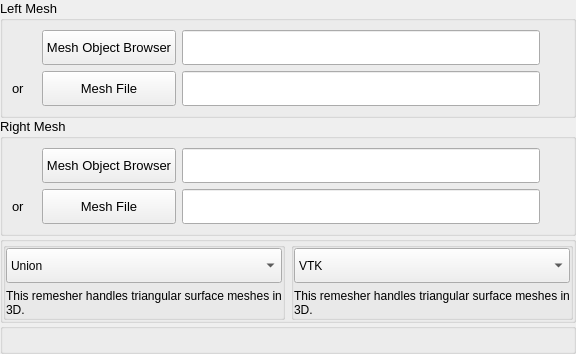
       <widget class="QWidget" name="boolean">
        <attribute name="title">
         <string>Boolean</string>
        </attribute>
        <layout class="QVBoxLayout" name="verticalLayout" stretch="2,2,1,4">
         <property name="spacing">
          <number>0</number>
         </property>
         <property name="leftMargin">
          <number>0</number>
         </property>
         <property name="topMargin">
          <number>0</number>
         </property>
         <property name="rightMargin">
          <number>0</number>
         </property>
         <property name="bottomMargin">
          <number>0</number>
         </property>
         <item>
          <widget class="QGroupBox" name="groupBox_10">
           <property name="enabled">
            <bool>true</bool>
           </property>
           <property name="sizePolicy">
            <sizepolicy hsizetype="Expanding" vsizetype="Expanding">
             <horstretch>1</horstretch>
             <verstretch>1</verstretch>
            </sizepolicy>
           </property>
           <property name="sizeIncrement">
            <size>
             <width>0</width>
             <height>0</height>
            </size>
           </property>
           <property name="font">
            <font>
             <pointsize>10</pointsize>
            </font>
           </property>
           <property name="mouseTracking">
            <bool>true</bool>
           </property>
           <property name="autoFillBackground">
            <bool>false</bool>
           </property>
           <property name="title">
            <string>Left Mesh</string>
           </property>
           <layout class="QGridLayout" name="gridLayout_17" rowstretch="0,0" columnstretch="1,2,15,1">
            <property name="sizeConstraint">
             <enum>QLayout::SetDefaultConstraint</enum>
            </property>
            <property name="bottomMargin">
             <number>9</number>
            </property>
            <property name="verticalSpacing">
             <number>6</number>
            </property>
            <item row="1" column="1">
             <widget class="QPushButton" name="PB_MeshFile_L">
              <property name="sizePolicy">
               <sizepolicy hsizetype="Minimum" vsizetype="Fixed">
                <horstretch>1</horstretch>
                <verstretch>0</verstretch>
               </sizepolicy>
              </property>
              <property name="minimumSize">
               <size>
                <width>0</width>
                <height>35</height>
               </size>
              </property>
              <property name="font">
               <font>
                <pointsize>10</pointsize>
               </font>
              </property>
              <property name="text">
               <string>Mesh File</string>
              </property>
              <property name="iconSize">
               <size>
                <width>18</width>
                <height>18</height>
               </size>
              </property>
             </widget>
            </item>
            <item row="0" column="2">
             <widget class="QLineEdit" name="LE_MeshSmesh_L">
              <property name="minimumSize">
               <size>
                <width>0</width>
                <height>35</height>
               </size>
              </property>
              <property name="font">
               <font>
                <pointsize>10</pointsize>
               </font>
              </property>
             </widget>
            </item>
            <item row="0" column="3">
             <spacer name="horizontalSpacer_8">
              <property name="orientation">
               <enum>Qt::Horizontal</enum>
              </property>
              <property name="sizeHint" stdset="0">
               <size>
                <width>40</width>
                <height>20</height>
               </size>
              </property>
             </spacer>
            </item>
            <item row="1" column="3">
             <spacer name="horizontalSpacer_14">
              <property name="orientation">
               <enum>Qt::Horizontal</enum>
              </property>
              <property name="sizeHint" stdset="0">
               <size>
                <width>40</width>
                <height>20</height>
               </size>
              </property>
             </spacer>
            </item>
            <item row="1" column="2">
             <widget class="QLineEdit" name="LE_MeshFile_L">
              <property name="sizePolicy">
               <sizepolicy hsizetype="Expanding" vsizetype="Fixed">
                <horstretch>1</horstretch>
                <verstretch>0</verstretch>
               </sizepolicy>
              </property>
              <property name="minimumSize">
               <size>
                <width>0</width>
                <height>35</height>
               </size>
              </property>
              <property name="font">
               <font>
                <pointsize>10</pointsize>
               </font>
              </property>
             </widget>
            </item>
            <item row="0" column="1">
             <widget class="QPushButton" name="PB_MeshSmesh_L">
              <property name="sizePolicy">
               <sizepolicy hsizetype="Minimum" vsizetype="Fixed">
                <horstretch>1</horstretch>
                <verstretch>0</verstretch>
               </sizepolicy>
              </property>
              <property name="minimumSize">
               <size>
                <width>0</width>
                <height>35</height>
               </size>
              </property>
              <property name="text">
               <string>Mesh Object Browser</string>
              </property>
              <property name="iconSize">
               <size>
                <width>18</width>
                <height>18</height>
               </size>
              </property>
              <property name="checkable">
               <bool>false</bool>
              </property>
             </widget>
            </item>
            <item row="1" column="0">
             <widget class="QLabel" name="label_23">
              <property name="sizePolicy">
               <sizepolicy hsizetype="Expanding" vsizetype="Preferred">
                <horstretch>0</horstretch>
                <verstretch>0</verstretch>
               </sizepolicy>
              </property>
              <property name="text">
               <string>or</string>
              </property>
             </widget>
            </item>
           </layout>
          </widget>
         </item>
         <item>
          <widget class="QGroupBox" name="groupBox_11">
           <property name="enabled">
            <bool>true</bool>
           </property>
           <property name="sizePolicy">
            <sizepolicy hsizetype="Expanding" vsizetype="Expanding">
             <horstretch>1</horstretch>
             <verstretch>1</verstretch>
            </sizepolicy>
           </property>
           <property name="sizeIncrement">
            <size>
             <width>0</width>
             <height>0</height>
            </size>
           </property>
           <property name="font">
            <font>
             <pointsize>10</pointsize>
            </font>
           </property>
           <property name="mouseTracking">
            <bool>true</bool>
           </property>
           <property name="autoFillBackground">
            <bool>false</bool>
           </property>
           <property name="title">
            <string>Right Mesh</string>
           </property>
           <layout class="QGridLayout" name="gridLayout_19" rowstretch="0,0" columnstretch="1,2,15,1">
            <property name="sizeConstraint">
             <enum>QLayout::SetDefaultConstraint</enum>
            </property>
            <property name="bottomMargin">
             <number>9</number>
            </property>
            <property name="verticalSpacing">
             <number>6</number>
            </property>
            <item row="1" column="2">
             <widget class="QLineEdit" name="LE_MeshFile_R">
              <property name="sizePolicy">
               <sizepolicy hsizetype="Expanding" vsizetype="Fixed">
                <horstretch>1</horstretch>
                <verstretch>0</verstretch>
               </sizepolicy>
              </property>
              <property name="minimumSize">
               <size>
                <width>0</width>
                <height>35</height>
               </size>
              </property>
              <property name="font">
               <font>
                <pointsize>10</pointsize>
               </font>
              </property>
             </widget>
            </item>
            <item row="0" column="3">
             <spacer name="horizontalSpacer_10">
              <property name="orientation">
               <enum>Qt::Horizontal</enum>
              </property>
              <property name="sizeHint" stdset="0">
               <size>
                <width>40</width>
                <height>20</height>
               </size>
              </property>
             </spacer>
            </item>
            <item row="0" column="1">
             <widget class="QPushButton" name="PB_MeshSmesh_R">
              <property name="sizePolicy">
               <sizepolicy hsizetype="Minimum" vsizetype="Fixed">
                <horstretch>1</horstretch>
                <verstretch>0</verstretch>
               </sizepolicy>
              </property>
              <property name="minimumSize">
               <size>
                <width>0</width>
                <height>35</height>
               </size>
              </property>
              <property name="text">
               <string>Mesh Object Browser</string>
              </property>
              <property name="iconSize">
               <size>
                <width>18</width>
                <height>18</height>
               </size>
              </property>
              <property name="checkable">
               <bool>false</bool>
              </property>
             </widget>
            </item>
            <item row="1" column="3">
             <spacer name="horizontalSpacer_18">
              <property name="orientation">
               <enum>Qt::Horizontal</enum>
              </property>
              <property name="sizeHint" stdset="0">
               <size>
                <width>40</width>
                <height>20</height>
               </size>
              </property>
             </spacer>
            </item>
            <item row="1" column="1">
             <widget class="QPushButton" name="PB_MeshFile_R">
              <property name="sizePolicy">
               <sizepolicy hsizetype="Minimum" vsizetype="Fixed">
                <horstretch>1</horstretch>
                <verstretch>0</verstretch>
               </sizepolicy>
              </property>
              <property name="minimumSize">
               <size>
                <width>0</width>
                <height>35</height>
               </size>
              </property>
              <property name="font">
               <font>
                <pointsize>10</pointsize>
               </font>
              </property>
              <property name="text">
               <string>Mesh File</string>
              </property>
              <property name="iconSize">
               <size>
                <width>18</width>
                <height>18</height>
               </size>
              </property>
             </widget>
            </item>
            <item row="1" column="0">
             <widget class="QLabel" name="label_25">
              <property name="sizePolicy">
               <sizepolicy hsizetype="Expanding" vsizetype="Preferred">
                <horstretch>0</horstretch>
                <verstretch>0</verstretch>
               </sizepolicy>
              </property>
              <property name="text">
               <string>or</string>
              </property>
             </widget>
            </item>
            <item row="0" column="2">
             <widget class="QLineEdit" name="LE_MeshSmesh_R">
              <property name="minimumSize">
               <size>
                <width>0</width>
                <height>35</height>
               </size>
              </property>
              <property name="font">
               <font>
                <pointsize>10</pointsize>
               </font>
              </property>
             </widget>
            </item>
           </layout>
          </widget>
         </item>
         <item>
          <widget class="QGroupBox" name="groupBox_12">
           <property name="title">
            <string/>
           </property>
           <layout class="QHBoxLayout" name="horizontalLayout">
            <property name="leftMargin">
             <number>0</number>
            </property>
            <property name="topMargin">
             <number>0</number>
            </property>
            <property name="rightMargin">
             <number>0</number>
            </property>
            <property name="bottomMargin">
             <number>0</number>
            </property>
            <item>
             <widget class="QGroupBox" name="groupBox">
              <property name="title">
               <string/>
              </property>
              <layout class="QVBoxLayout" name="verticalLayout_2" stretch="15,10">
               <property name="leftMargin">
                <number>0</number>
               </property>
               <property name="topMargin">
                <number>0</number>
               </property>
               <property name="rightMargin">
                <number>0</number>
               </property>
               <property name="bottomMargin">
                <number>0</number>
               </property>
               <item>
                <widget class="QComboBox" name="COB_Operation">
                 <property name="minimumSize">
                  <size>
                   <width>0</width>
                   <height>35</height>
                  </size>
                 </property>
                 <item>
                  <property name="text">
                   <string>Union</string>
                  </property>
                 </item>
                 <item>
                  <property name="text">
                   <string>Intersection</string>
                  </property>
                 </item>
                 <item>
                  <property name="text">
                   <string>Difference</string>
                  </property>
                 </item>
                </widget>
               </item>
               <item>
                <widget class="QLabel" name="label_Operation">
                 <property name="text">
                  <string>This remesher handles triangular surface meshes in 3D.</string>
                 </property>
                 <property name="wordWrap">
                  <bool>true</bool>
                 </property>
                </widget>
               </item>
              </layout>
             </widget>
            </item>
            <item>
             <widget class="QGroupBox" name="groupBox_2">
              <property name="title">
               <string/>
              </property>
              <layout class="QVBoxLayout" name="verticalLayout_3">
               <property name="leftMargin">
                <number>0</number>
               </property>
               <property name="topMargin">
                <number>0</number>
               </property>
               <property name="rightMargin">
                <number>0</number>
               </property>
               <property name="bottomMargin">
                <number>0</number>
               </property>
               <item>
                <widget class="QComboBox" name="COB_Engine">
                 <property name="minimumSize">
                  <size>
                   <width>0</width>
                   <height>35</height>
                  </size>
                 </property>
                 <item>
                  <property name="text">
                   <string>VTK</string>
                  </property>
                 </item>
                 <item>
                  <property name="text">
                   <string>CGAL</string>
                  </property>
                 </item>
                 <item>
                  <property name="text">
                   <string>igl</string>
                  </property>
                 </item>
                 <item>
                  <property name="text">
                   <string>Interactive And Robust Mesh Boolean</string>
                  </property>
                 </item>
                 <item>
                  <property name="text">
                   <string>mcut</string>
                  </property>
                 </item>
                 <item>
                  <property name="text">
                   <string>Cork</string>
                  </property>
                 </item>
                </widget>
               </item>
               <item>
                <widget class="QLabel" name="label_Engine">
                 <property name="text">
                  <string>This remesher handles triangular surface meshes in 3D.</string>
                 </property>
                 <property name="wordWrap">
                  <bool>true</bool>
                 </property>
                </widget>
               </item>
              </layout>
             </widget>
            </item>
           </layout>
          </widget>
         </item>
         <item>
          <widget class="QGroupBox" name="groupBox_3">
           <property name="title">
            <string/>
           </property>
          </widget>
         </item>
        </layout>
       </widget>
